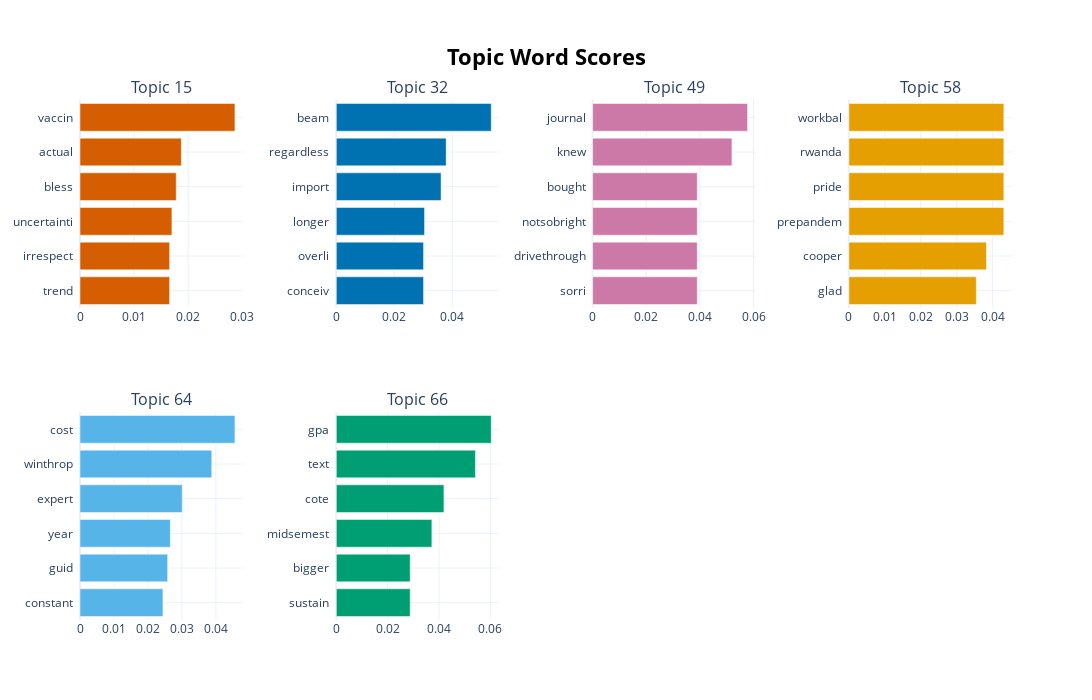

The notebook cell saved with this chart:
### Code cell
# plot significant topics that decrease chances
topic_model.visualize_barchart(topics=decrease_chances_topics, n_words=10, height=350, width=400)

### Figure 1 — Plotly figure (JSON) as saved in the notebook; plotly's stock layout.template omitted (floating-point values rounded to 4 significant figures)
{"data": [{"marker": {"color": "#D55E00"}, "orientation": "h", "type": "bar", "x": [0.01657, 0.01657, 0.017, 0.0178, 0.01874, 0.02866], "xaxis": "x", "y": ["trend  ", "irrespect  ", "uncertainti  ", "bless  ", "actual  ", "vaccin  "], "yaxis": "y"}, {"marker": {"color": "#0072B2"}, "orientation": "h", "type": "bar", "x": [0.03008, 0.03008, 0.03042, 0.03611, 0.03787, 0.05341], "xaxis": "x2", "y": ["conceiv  ", "overli  ", "longer  ", "import  ", "regardless  ", "beam  "], "yaxis": "y2"}, {"marker": {"color": "#CC79A7"}, "orientation": "h", "type": "bar", "x": [0.03902, 0.03902, 0.03902, 0.03902, 0.05196, 0.05778], "xaxis": "x3", "y": ["sorri  ", "drivethrough  ", "notsobright  ", "bought  ", "knew  ", "journal  "], "yaxis": "y3"}, {"marker": {"color": "#E69F00"}, "orientation": "h", "type": "bar", "x": [0.03546, 0.03828, 0.04311, 0.04311, 0.04311, 0.04311], "xaxis": "x4", "y": ["glad  ", "cooper  ", "prepandem  ", "pride  ", "rwanda  ", "workbal  "], "yaxis": "y4"}, {"marker": {"color": "#56B4E9"}, "orientation": "h", "type": "bar", "x": [0.02441, 0.02579, 0.02659, 0.0301, 0.03878, 0.0456], "xaxis": "x5", "y": ["constant  ", "guid  ", "year  ", "expert  ", "winthrop  ", "cost  "], "yaxis": "y5"}, {"marker": {"color": "#009E73"}, "orientation": "h", "type": "bar", "x": [0.02879, 0.02879, 0.03724, 0.04194, 0.05422, 0.06038], "xaxis": "x6", "y": ["sustain  ", "bigger  ", "midsemest  ", "cote  ", "text  ", "gpa  "], "yaxis": "y6"}], "layout": {"annotations": [{"font": {"size": 16}, "showarrow": false, "text": "Topic 15", "x": 0.0875, "xanchor": "center", "xref": "paper", "y": 1, "yanchor": "bottom", "yref": "paper"}, {"font": {"size": 16}, "showarrow": false, "text": "Topic 32", "x": 0.3625, "xanchor": "center", "xref": "paper", "y": 1, "yanchor": "bottom", "yref": "paper"}, {"font": {"size": 16}, "showarrow": false, "text": "Topic 49", "x": 0.6375, "xanchor": "center", "xref": "paper", "y": 1, "yanchor": "bottom", "yref": "paper"}, {"font": {"size": 16}, "showarrow": false, "text": "Topic 58", "x": 0.9125, "xanchor": "center", "xref": "paper", "y": 1, "yanchor": "bottom", "yref": "paper"}, {"font": {"size": 16}, "showarrow": false, "text": "Topic 64", "x": 0.0875, "xanchor": "center", "xref": "paper", "y": 0.4, "yanchor": "bottom", "yref": "paper"}, {"font": {"size": 16}, "showarrow": false, "text": "Topic 66", "x": 0.3625, "xanchor": "center", "xref": "paper", "y": 0.4, "yanchor": "bottom", "yref": "paper"}], "height": 700, "hoverlabel": {"bgcolor": "white", "font": {"family": "Rockwell", "size": 16}}, "showlegend": false, "title": {"font": {"color": "Black", "size": 22}, "text": "<b>Topic Word Scores", "x": 0.5, "xanchor": "center", "yanchor": "top"}, "width": 1600, "xaxis": {"anchor": "y", "autorange": true, "domain": [0, 0.175], "range": [0, 0.03016], "showgrid": true, "type": "linear"}, "xaxis2": {"anchor": "y2", "autorange": true, "domain": [0.275, 0.45], "range": [0, 0.05622], "showgrid": true, "type": "linear"}, "xaxis3": {"anchor": "y3", "autorange": true, "domain": [0.55, 0.725], "range": [0, 0.06082], "showgrid": true, "type": "linear"}, "xaxis4": {"anchor": "y4", "autorange": true, "domain": [0.825, 1], "range": [0, 0.04538], "showgrid": true, "type": "linear"}, "xaxis5": {"anchor": "y5", "autorange": true, "domain": [0, 0.175], "range": [0, 0.048], "showgrid": true, "type": "linear"}, "xaxis6": {"anchor": "y6", "autorange": true, "domain": [0.275, 0.45], "range": [0, 0.06356], "showgrid": true, "type": "linear"}, "xaxis7": {"anchor": "y7", "domain": [0.55, 0.725], "showgrid": true}, "xaxis8": {"anchor": "y8", "domain": [0.825, 1], "showgrid": true}, "yaxis": {"anchor": "x", "autorange": true, "domain": [0.6, 1], "range": [-0.5, 5.5], "showgrid": true, "type": "category"}, "yaxis2": {"anchor": "x2", "autorange": true, "domain": [0.6, 1], "range": [-0.5, 5.5], "showgrid": true, "type": "category"}, "yaxis3": {"anchor": "x3", "autorange": true, "domain": [0.6, 1], "range": [-0.5, 5.5], "showgrid": true, "type": "category"}, "yaxis4": {"anchor": "x4", "autorange": true, "domain": [0.6, 1], "range": [-0.5, 5.5], "showgrid": true, "type": "category"}, "yaxis5": {"anchor": "x5", "autorange": true, "domain": [0, 0.4], "range": [-0.5, 5.5], "showgrid": true, "type": "category"}, "yaxis6": {"anchor": "x6", "autorange": true, "domain": [0, 0.4], "range": [-0.5, 5.5], "showgrid": true, "type": "category"}, "yaxis7": {"anchor": "x7", "domain": [0, 0.4], "showgrid": true}, "yaxis8": {"anchor": "x8", "domain": [0, 0.4], "showgrid": true}}}
